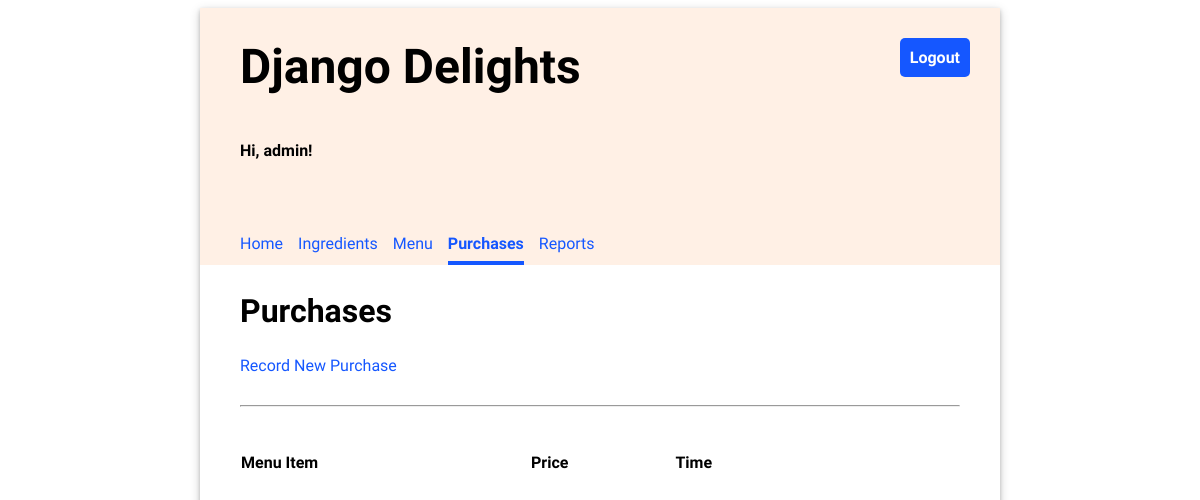
Before: /purchases/ (signed in) with the older database file.
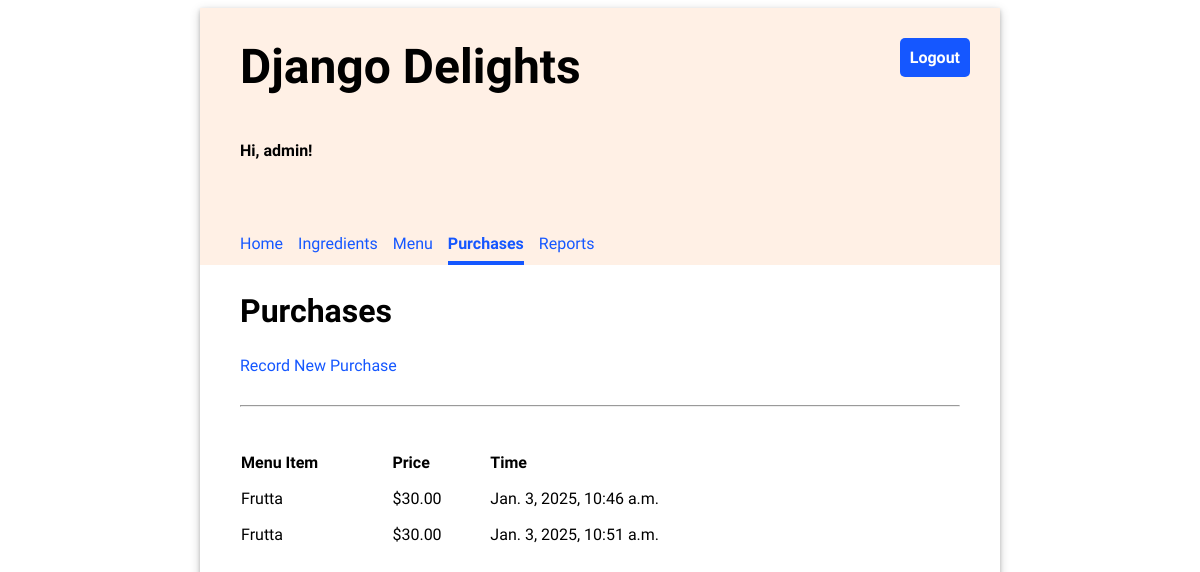
After: the same page with the newer database file.
### inventory/models.py (models this page shows, shortened)
class Purchase(models.Model):
    menu_item = models.ForeignKey(MenuItem, on_delete=models.CASCADE)
    timestamp = models.DateTimeField(auto_now_add=True)

class MenuItem(models.Model):
    name = models.CharField(max_length=100, unique=True)
    price = models.FloatField(default=0.00)

### inventory/views.py (the view)
# urls.py: path('purchases/', views.PurchasesView.as_view(), name="purchases"),
class PurchasesView(LoginRequiredMixin, ListView):
    template_name = "inventory/purchase_list.html"
    model = Purchase

### inventory/templates/inventory/purchase_list.html (shortened to what this page needs)
{% extends 'base.html' %}
{% load static %}
{% block content %}
    <h2>Purchases</h2>
    <a href="{% url 'add_purchase' %}">Record New Purchase</a>
    <hr/>
    <table class="inventory-table">
        <thead>
            <tr>
                <th>Menu Item</th>
                <th>Price</th>
                <th>Time</th>
            </tr>
        </thead>
        <tbody>
        {% for purchase in object_list %}
            <tr>
                <td>{{ purchase.menu_item.name }}</td>
                <td class="price">${{ purchase.menu_item.price|stringformat:".2f" }}</td>
                <td>{{ purchase.timestamp }}</td>
            </tr>
        {% endfor %}
        </tbody>
    </table>
{% endblock %}

Changed rows visible on the page:
added Purchase: menu_item.name "Frutta", menu_item.price "30.00", timestamp "Jan. 3, 2025, 10:46 a.m."
added Purchase: menu_item.name "Frutta", menu_item.price "30.00", timestamp "Jan. 3, 2025, 10:51 a.m."
